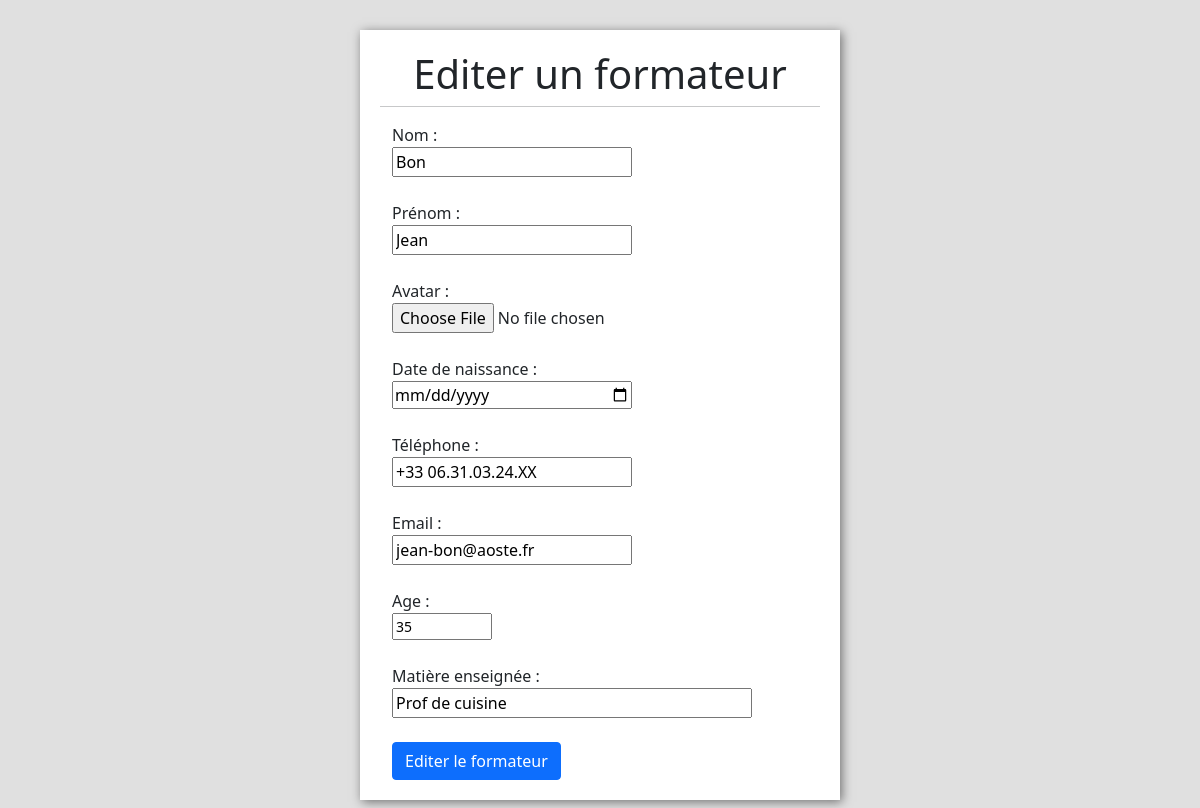
Screenshot of /pages/editer-formateur.php?id-formateur=9 (signed in) with the database file from the repository.
### tables this page shows
CREATE TABLE `formateurs` (
  `id_formateur` int(11) NOT NULL,
  `nom_formateur` varchar(255) NOT NULL,
  `prenom_formateur` varchar(255) NOT NULL,
  `avatar_formateur` varchar(255) NOT NULL,
  `date_naissance_formateur` datetime NOT NULL,
  `telephone_formateur` varchar(255) NOT NULL,
  `email_formateur` varchar(255) NOT NULL,
  `age_formateur` int(11) NOT NULL,
  `matiere_formateur` varchar(255) NOT NULL
);

### pages/editer-formateur.php (the view, shortened to what this page needs)
<?php
$id = $_GET["id-formateur"];
$user = "root";
$pass = "";
try {
    $connexion = new PDO('mysql:host=localhost;dbname=ecommerce;charset=UTF8', $user, $pass);
    $connexion->setAttribute(PDO::ATTR_ERRMODE, PDO::ERRMODE_EXCEPTION);
} catch (PDOException $e) {
    $retour = $e->getMessage();
    die();
}
if($connexion){
    $req = "SELECT * FROM formateurs WHERE id_formateur = ?";
    $select = $connexion->prepare($req);
    $select->bindParam(1,$id);
    $select->execute();
    $res = $select->fetch();
}
?>
<!doctype html>
<html lang="en">
<head>
    <link href="https://cdn.jsdelivr.net/npm/bootstrap@5.1.3/dist/css/bootstrap.min.css" rel="stylesheet">
    <link rel="stylesheet" type="text/css" href="../css/style.css" />
</head>
<body>
<div class="container">
    <div class="row">
        <h1>Editer un formateur</h1>
        <hr>
        <form method="post" action="traitement_edition_formateur.php?id=<?= $res["id_formateur"] ?>" enctype="multipart/form-data">
            <label for="nom">Nom :</label><br>
            <input type="text" name="nom" id="nom" value="<?= $res["nom_formateur"] ?>"><br><br>
            <label for="prenom">Prénom :</label><br>
            <input type="text" name="prenom" id="prenom" value="<?= $res["prenom_formateur"] ?>"><br><br>
            <label for="avatar">Avatar :</label><br>
            <input type="file" name="avatar" id="avatar" class="long" value="<?= $res["avatar_formateur"] ?>"><br><br>
            <label for="date-naissance">Date de naissance :</label><br>
            <input type="date" name="date-naissance" id="date-naissance" value="<?= $res["date_naissance_formateur"] ?>"><br><br>
            <label for="telephone">Téléphone :</label><br>
            <input type="tel" name="telephone" id="telephone" value="<?= $res["telephone_formateur"] ?>"><br><br>
            <label for="email">Email :</label><br>
            <input type="email" name="email" id="email" value="<?= $res["email_formateur"] ?>"><br><br>
            <label for="age">Age :</label><br>
            <input type="number" name="age" id="age" class="small" value="<?= $res["age_formateur"] ?>"><br><br>
            <label for="matiere">Matière enseignée :</label><br>
            <input type="text" name="matiere" id="matiere" class="long" value="<?= $res["matiere_formateur"] ?>"><br><br>
            <button type="submit" class="btn btn-primary" name="editer-formateur">Editer le formateur</button>
        </form>
    </div>
</div>
</body>
</html>

### css/style.css (style rules this page uses)
body { background-color: #E0E0E0; }
h1 { text-align: center; }
.row { background-color: #FFFFFF; width: 480px; margin: 30px auto; padding: 20px; box-shadow : 2px 2px 10px rgba(0,0,0,0.5); }
.row input { width: 240px; }
.row input.small { width: 100px; }
.row input.long { width: 360px; }

### rows the page displays
formateurs: nom "Bon", prenom "Jean", telephone "+33 06.31.03.24.XX", email "jean-bon@aoste.fr", age "35", matiere "Prof de cuisine"
